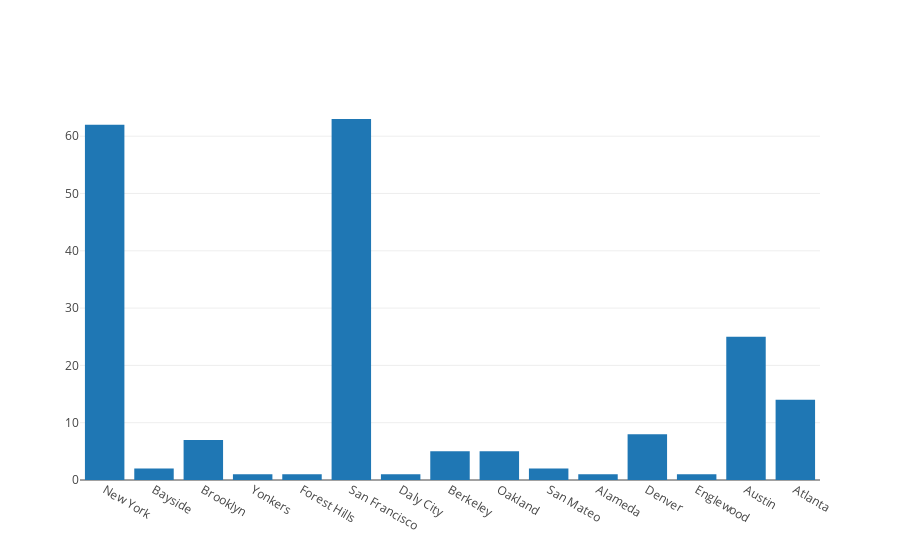

Notebook code for this chart:
### Markdown cell above
Awesome, we've created a list containing the number of groups in each city. Let's start think about how we can visualize this data and start making some assumptions. Since we have lists of data, we should be in good shape to make a bar graph. Let's try it out!

### Code cell
import plotly
from plotly.offline import iplot, init_notebook_mode
from plotly import tools
import plotly.graph_objs as go
init_notebook_mode(connected=True)

trace = {'type': 'bar', 'x': list(cities_dict.keys()), 'y': list(group_count_list)}

plotly.offline.iplot({'data': [trace]})

### Figure 1 — Plotly figure (JSON) as saved in the notebook; plotly's stock layout.template omitted (floating-point values rounded to 4 significant figures)
{"data": [{"type": "bar", "x": ["New York", "Bayside", "Brooklyn", "Yonkers", "Forest Hills", "San Francisco", "Daly City", "Berkeley", "Oakland", "San Mateo", "Alameda", "Denver", "Englewood", "Austin", "Atlanta"], "y": [62, 2, 7, 1, 1, 63, 1, 5, 5, 2, 1, 8, 1, 25, 14]}], "layout": {}}
